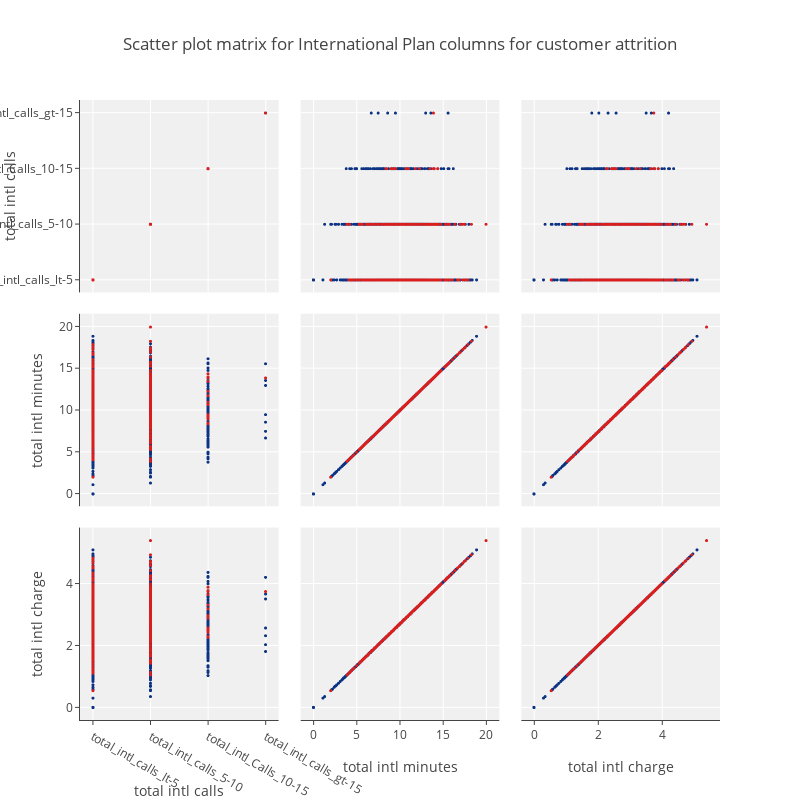
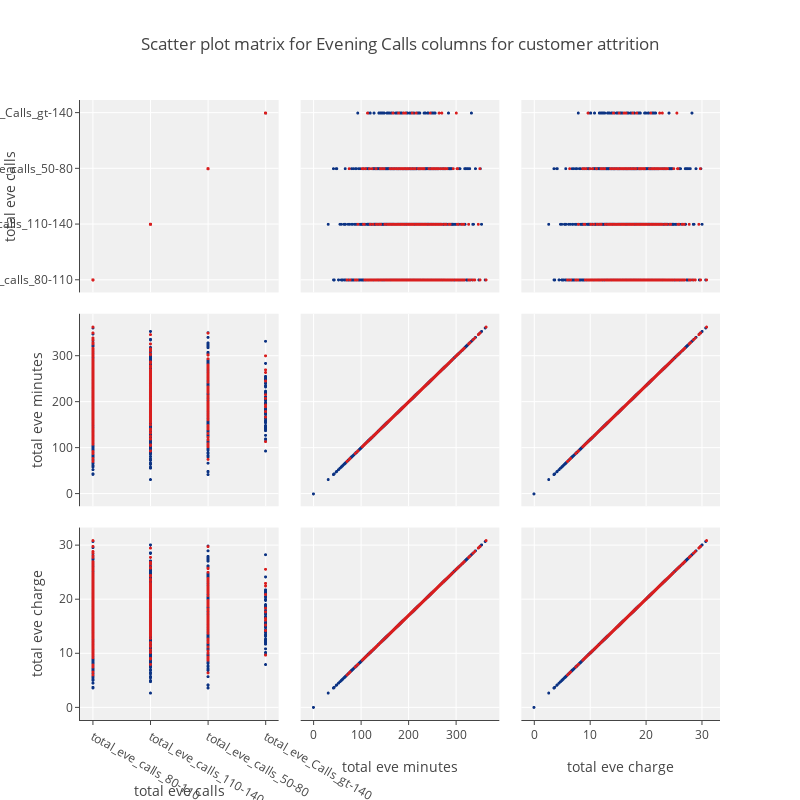
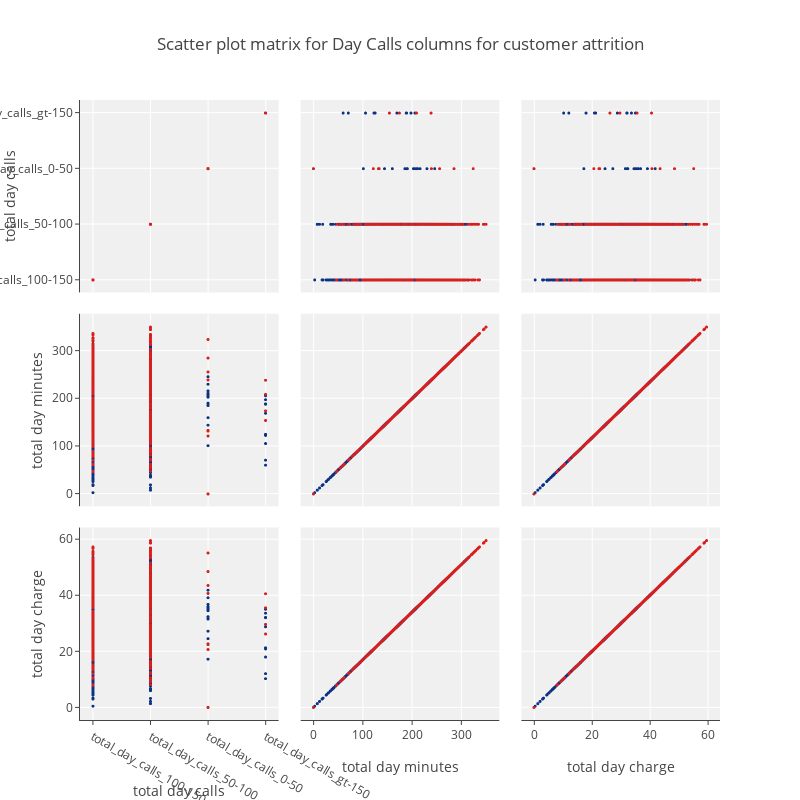

Notebook cell for these charts, in order:
### Code cell
#function  for scatter plot matrix  for total internaltional plan columns in data
def scatter_matrix_total_intl_calls(df)  :
    
    df  = df.sort_values(by = "Churn" ,ascending = True)
    classes = df["Churn"].unique().tolist()
    classes
    
    class_code  = {classes[k] : k for k in range(2)}
    class_code

    color_vals = [class_code[cl] for cl in df["Churn"]]
    color_vals

    pl_colorscale = "Portland"

    pl_colorscale

    text = [df.loc[k,"Churn"] for k in range(len(df))]
    text

    trace = go.Splom(dimensions = [dict(label  = "total intl calls",
                                       values = df["total intl calls"]),
                                  dict(label  = 'total intl minutes',
                                       values = df['total intl minutes']),
                                  dict(label  = 'total intl charge',
                                       values = df['total intl charge'])],
                     text = text,
                     marker = dict(color = color_vals,
                                   colorscale = pl_colorscale,
                                   size = 3,
                                   showscale = False,
                                   line = dict(width = .1,
                                               color='rgb(230,230,230)'
                                              )
                                  )
                    )
    axis = dict(showline  = True,
                zeroline  = False,
                gridcolor = "#fff",
                ticklen   = 4
               )
    
    layout = go.Layout(dict(title  = 
                            "Scatter plot matrix for International Plan columns for customer attrition",
                            autosize = False,
                            height = 800,
                            width  = 800,
                            dragmode = "select",
                            hovermode = "closest",
                            plot_bgcolor  = 'rgba(240,240,240, 0.95)',
                            xaxis1 = dict(axis),
                            yaxis1 = dict(axis),
                            xaxis2 = dict(axis),
                            yaxis2 = dict(axis),
                            xaxis3 = dict(axis),
                            yaxis3 = dict(axis),
                           )
                      )
    data   = [trace]
    fig = go.Figure(data = data,layout = layout )
    py.iplot(fig)
    

#function  for scatter plot matrix  for total internaltional plan columns in data
def scatter_matrix_total_eve_calls(df)  :
    
    df  = df.sort_values(by = "Churn" ,ascending = True)
    classes = df["Churn"].unique().tolist()
    classes
    
    class_code  = {classes[k] : k for k in range(2)}
    class_code

    color_vals = [class_code[cl] for cl in df["Churn"]]
    color_vals

    pl_colorscale = "Portland"

    pl_colorscale

    text = [df.loc[k,"Churn"] for k in range(len(df))]
    text

    trace = go.Splom(dimensions = [dict(label  = "total eve calls",
                                       values = df["total eve calls"]),
                                  dict(label  = 'total eve minutes',
                                       values = df['total eve minutes']),
                                  dict(label  = 'total eve charge',
                                       values = df['total eve charge'])],
                     text = text,
                     marker = dict(color = color_vals,
                                   colorscale = pl_colorscale,
                                   size = 3,
                                   showscale = False,
                                   line = dict(width = .1,
                                               color='rgb(230,230,230)'
                                              )
                                  )
                    )
    axis = dict(showline  = True,
                zeroline  = False,
                gridcolor = "#fff",
                ticklen   = 4
               )
    
    layout = go.Layout(dict(title  = 
                            "Scatter plot matrix for Evening Calls columns for customer attrition",
                            autosize = False,
                            height = 800,
                            width  = 800,
                            dragmode = "select",
                            hovermode = "closest",
                            plot_bgcolor  = 'rgba(240,240,240, 0.95)',
                            xaxis1 = dict(axis),
                            yaxis1 = dict(axis),
                            xaxis2 = dict(axis),
                            yaxis2 = dict(axis),
                            xaxis3 = dict(axis),
                            yaxis3 = dict(axis),
                           )
                      )
    data   = [trace]
    fig = go.Figure(data = data,layout = layout )
    py.iplot(fig)

    
#function  for scatter plot matrix  for total day plan columns in data
def scatter_matrix_total_day_calls(df)  :
    
    df  = df.sort_values(by = "Churn" ,ascending = True)
    classes = df["Churn"].unique().tolist()
    classes
    
    class_code  = {classes[k] : k for k in range(2)}
    class_code

    color_vals = [class_code[cl] for cl in df["Churn"]]
    color_vals

    pl_colorscale = "Portland"

    pl_colorscale

    text = [df.loc[k,"Churn"] for k in range(len(df))]
    text

    trace = go.Splom(dimensions = [dict(label  = "total day calls",
                                       values = df["total day calls"]),
                                  dict(label  = 'total day minutes',
                                       values = df['total day minutes']),
                                  dict(label  = 'total day charge',
                                       values = df['total day charge'])],
                     text = text,
                     marker = dict(color = color_vals,
                                   colorscale = pl_colorscale,
                                   size = 3,
                                   showscale = False,
                                   line = dict(width = .1,
                                               color='rgb(230,230,230)'
                                              )
                                  )
                    )
    axis = dict(showline  = True,
                zeroline  = False,
                gridcolor = "#fff",
                ticklen   = 4
               )
    
    layout = go.Layout(dict(title  = 
                            "Scatter plot matrix for Day Calls columns for customer attrition",
                            autosize = False,
                            height = 800,
                            width  = 800,
                            dragmode = "select",
                            hovermode = "closest",
                            plot_bgcolor  = 'rgba(240,240,240, 0.95)',
                            xaxis1 = dict(axis),
                            yaxis1 = dict(axis),
                            xaxis2 = dict(axis),
                            yaxis2 = dict(axis),
                            xaxis3 = dict(axis),
                            yaxis3 = dict(axis),
                           )
                      )
    data   = [trace]
    fig = go.Figure(data = data,layout = layout )
    py.iplot(fig)
 
    
#scatter plot matrix
scatter_matrix_total_intl_calls(telcom)
scatter_matrix_total_eve_calls(telcom)
scatter_matrix_total_day_calls(telcom)

### Figure 1 — Plotly figure (JSON) as saved in the notebook; plotly's stock layout.template omitted (floating-point values rounded to 4 significant figures; data arrays with more than 128 entries replaced by an {"elided": "..."} marker saying what was removed)
{"data": [{"dimensions": [{"label": "total intl calls", "values": {"elided": "3333 str values"}}, {"label": "total intl minutes", "values": {"elided": "3333 float values"}}, {"label": "total intl charge", "values": {"elided": "3333 float values"}}], "marker": {"color": {"elided": "3333 int values"}, "colorscale": "Portland", "line": {"color": "rgb(230,230,230)", "width": 0.1}, "showscale": false, "size": 3}, "text": {"elided": "3333 str values"}, "type": "splom", "uid": "6ce56b74-4236-4f5e-9e69-3802c32b1f6d"}], "layout": {"autosize": false, "dragmode": "select", "height": 800, "hovermode": "closest", "plot_bgcolor": "rgba(240,240,240, 0.95)", "title": {"text": "Scatter plot matrix for International Plan columns for customer attrition"}, "width": 800, "xaxis": {"gridcolor": "#fff", "showline": true, "ticklen": 4, "zeroline": false}, "xaxis2": {"gridcolor": "#fff", "showline": true, "ticklen": 4, "zeroline": false}, "xaxis3": {"gridcolor": "#fff", "showline": true, "ticklen": 4, "zeroline": false}, "yaxis": {"gridcolor": "#fff", "showline": true, "ticklen": 4, "zeroline": false}, "yaxis2": {"gridcolor": "#fff", "showline": true, "ticklen": 4, "zeroline": false}, "yaxis3": {"gridcolor": "#fff", "showline": true, "ticklen": 4, "zeroline": false}}}

### Figure 2 — Plotly figure (JSON) as saved in the notebook; plotly's stock layout.template omitted (floating-point values rounded to 4 significant figures; data arrays with more than 128 entries replaced by an {"elided": "..."} marker saying what was removed)
{"data": [{"dimensions": [{"label": "total eve calls", "values": {"elided": "3333 str values"}}, {"label": "total eve minutes", "values": {"elided": "3333 float values"}}, {"label": "total eve charge", "values": {"elided": "3333 float values"}}], "marker": {"color": {"elided": "3333 int values"}, "colorscale": "Portland", "line": {"color": "rgb(230,230,230)", "width": 0.1}, "showscale": false, "size": 3}, "text": {"elided": "3333 str values"}, "type": "splom", "uid": "5bcc50f0-1e56-4a88-a8a3-c6ffbe105582"}], "layout": {"autosize": false, "dragmode": "select", "height": 800, "hovermode": "closest", "plot_bgcolor": "rgba(240,240,240, 0.95)", "title": {"text": "Scatter plot matrix for Evening Calls columns for customer attrition"}, "width": 800, "xaxis": {"gridcolor": "#fff", "showline": true, "ticklen": 4, "zeroline": false}, "xaxis2": {"gridcolor": "#fff", "showline": true, "ticklen": 4, "zeroline": false}, "xaxis3": {"gridcolor": "#fff", "showline": true, "ticklen": 4, "zeroline": false}, "yaxis": {"gridcolor": "#fff", "showline": true, "ticklen": 4, "zeroline": false}, "yaxis2": {"gridcolor": "#fff", "showline": true, "ticklen": 4, "zeroline": false}, "yaxis3": {"gridcolor": "#fff", "showline": true, "ticklen": 4, "zeroline": false}}}

### Figure 3 — Plotly figure (JSON) as saved in the notebook; plotly's stock layout.template omitted (floating-point values rounded to 4 significant figures; data arrays with more than 128 entries replaced by an {"elided": "..."} marker saying what was removed)
{"data": [{"dimensions": [{"label": "total day calls", "values": {"elided": "3333 str values"}}, {"label": "total day minutes", "values": {"elided": "3333 float values"}}, {"label": "total day charge", "values": {"elided": "3333 float values"}}], "marker": {"color": {"elided": "3333 int values"}, "colorscale": "Portland", "line": {"color": "rgb(230,230,230)", "width": 0.1}, "showscale": false, "size": 3}, "text": {"elided": "3333 str values"}, "type": "splom", "uid": "7428cbc8-1cf3-4d61-ab89-ed36fc7294c9"}], "layout": {"autosize": false, "dragmode": "select", "height": 800, "hovermode": "closest", "plot_bgcolor": "rgba(240,240,240, 0.95)", "title": {"text": "Scatter plot matrix for Day Calls columns for customer attrition"}, "width": 800, "xaxis": {"gridcolor": "#fff", "showline": true, "ticklen": 4, "zeroline": false}, "xaxis2": {"gridcolor": "#fff", "showline": true, "ticklen": 4, "zeroline": false}, "xaxis3": {"gridcolor": "#fff", "showline": true, "ticklen": 4, "zeroline": false}, "yaxis": {"gridcolor": "#fff", "showline": true, "ticklen": 4, "zeroline": false}, "yaxis2": {"gridcolor": "#fff", "showline": true, "ticklen": 4, "zeroline": false}, "yaxis3": {"gridcolor": "#fff", "showline": true, "ticklen": 4, "zeroline": false}}}
